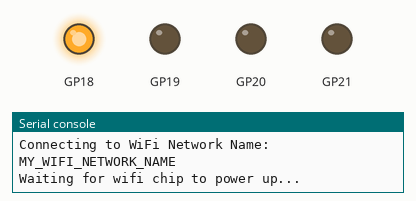
This program was run on a simulated Raspberry Pi Pico running MicroPython. Shown: output pins drawn as LEDs (lit = HIGH), the last lines printed to the serial console. WiFi joins after 1.5 s; web requests get an empty 200 reply after 0.4 s; library files of the repository ran but are not shown: secrets.py.

Above: at 0.1 s.
At 5.2 s:
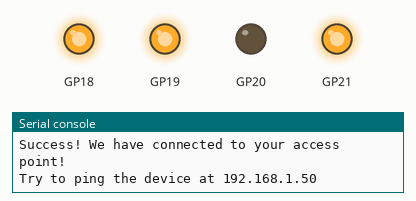
At 15.6 s:
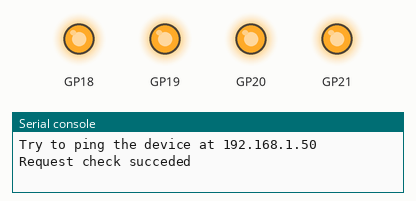
At 36.7 s:
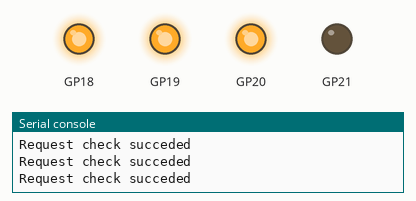
Timing chart, 0 to 38.2 s (numbered marks = the images above):
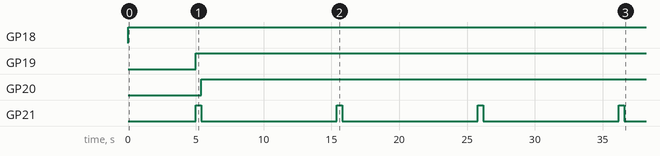

Measured:
- by itself, GP18: LOW → HIGH at 0.00 s
- by itself, GP19: LOW → HIGH at 5.0 s
- by itself, GP20: LOW → HIGH at 5.4 s
- by itself, GP21: alternates HIGH for 0.40 s and LOW for 10.0 s

The program:

main.py
```python
import network
import secrets
from machine import Pin
from utime import sleep
import requests

import gc
gc.collect()

statusLeds = {
    "wlanActive": 18,
    "wlanConnected": 19,
    "requestSuccess": 20,
    "requestMade": 21
    }

def writeLed(address, state):
    led = Pin(address, Pin.OUT)
    if int(state):
        led.high()
    else:
        led.low()

def resetLeds():
    for led in statusLeds:
        writeLed(statusLeds[led], 0)

def indicateRequestStart():
    writeLed(statusLeds["requestMade"],1)
def indicateRequestStop():
    writeLed(statusLeds["requestMade"],0)


def initWifi():
    try:
        print('Connecting to WiFi Network Name:', secrets.SSID)
        wlan = network.WLAN(network.STA_IF)
        wlan.active(True) # power up the WiFi chip
        writeLed(statusLeds["wlanActive"], 1)
    except:
        print("Failed to init")

    print('Waiting for wifi chip to power up...')
    sleep(3) # wait three seconds for the chip to power up and initialize
    wlan.connect(secrets.SSID, secrets.PASSWORD)
    print('Waiting for access point to log us in.')
    sleep(2)
    if wlan.isconnected():
      print('Success! We have connected to your access point!')
      print('Try to ping the device at', wlan.ifconfig()[0])
      writeLed(statusLeds["wlanConnected"], 1)
      if checkRequest():
          return True
      else:
          return False
    else:
      print('Failure! We have not connected to your access point!  Check your secrets.py file for errors.')
      writeLed(statusLeds["wlanActive"],0)
      writeLed(statusLeds["wlanConnected"], 0)
      writeLed(statusLeds["requestSuccess"],0)
      return False


def checkRequest():
    indicateRequestStart()
    try:
        r = requests.get('https://httpbin.org/basic-auth/user/pass', auth=('user', 'pass'), timeout=10)
        indicateRequestStop()
        if r.status_code == 200:
            r.close()
            print("Request check succeded")
            writeLed(statusLeds["requestSuccess"],1)
            return True
        else:
            r.close()
            print("Request check failed")
            writeLed(statusLeds["requestSuccess"],0)
            return False
    except:
        return False


def main():
    while True:
        resetLeds()
        met = True
        while met:
            if initWifi():
                break

        while True:
            sleep(10)
            checkRequest()

main()
```
